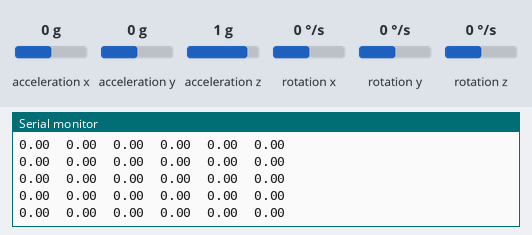
Bench run of a sketch on a simulated Arduino Uno, built with avr-gcc and run on an emulated ATmega328P. Shown: the last lines printed to the serial monitor. The inputs (shaded band) are chosen by the test bench; at power-on: acceleration x 0 g, acceleration y 0 g, rotation x 0 °/s, acceleration z 1 g, rotation y 0 °/s, rotation z 0 °/s.

Above: at 6.1 s.
6.2 s: acceleration x set to 0.8 g
At 7.2 s:
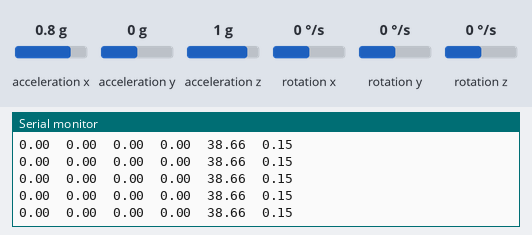
9.2 s: acceleration y set to -1.4 g
At 9.9 s:
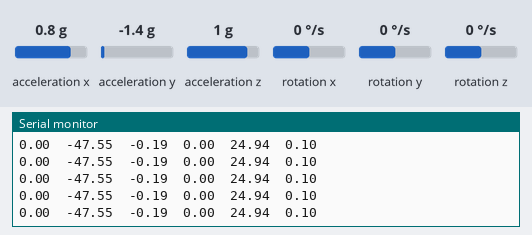
10.7 s: rotation x set to -192 °/s
At 11.6 s:
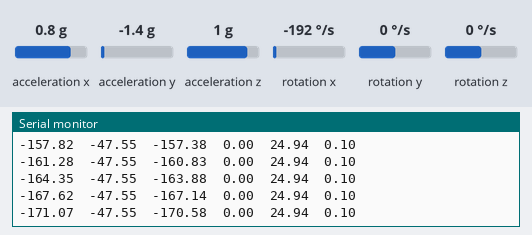
13.7 s: acceleration x set to -1.4 g
At 14.8 s:
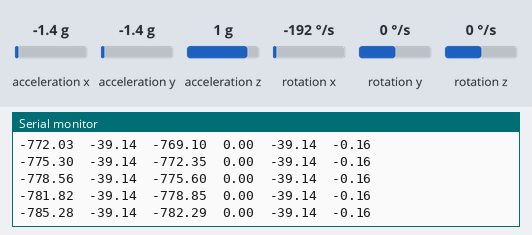
16.7 s: acceleration x set to 0 g
At 17.2 s:
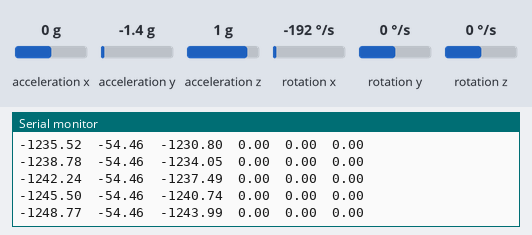
Timing chart, 0 to 19.7 s (numbered marks = the images above; inputs shaded):
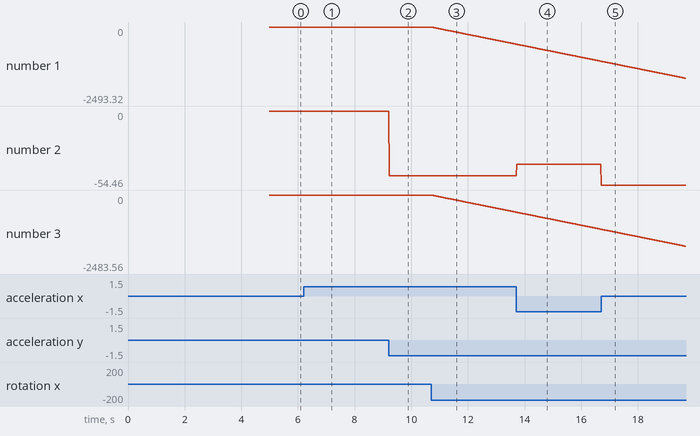

The sketch:

filtro_complementarios.ino
```cpp
#include <Wire.h>
#include <MPU6050.h>

MPU6050 mpu;
unsigned long previousTime = 0;
float gyroXrate, angleX = 0;
float gyroYrate, angleY = 0;
float gyroXOffset = 0;
float gyroYOffset = 0;
float ax, ay, az = 0;
float alpha = 0.996;

// Función para calcular los offsets del giroscopio
void calibrateGyro() {
  int numReadings = 1000;
  long gyroXSum = 0;
  long gyroYSum = 0;

  Serial.println("Calibrando giroscopio...");

  for (int i = 0; i < numReadings; i++) {
    int16_t gyroXRaw, gyroYRaw, gyroZRaw;
    mpu.getRotation(&gyroXRaw, &gyroYRaw, &gyroZRaw);

    // Sumar lecturas del giroscopio en X
    gyroXSum += gyroXRaw;
    gyroYSum += gyroYRaw;

    delay(3);  // Pequeño retardo entre lecturas
  }

  // Calcular el promedio de las lecturas
  gyroXOffset = gyroXSum / numReadings;
  gyroYOffset = gyroYSum / numReadings;

  Serial.print("Offset del giroscopio en X: ");
  Serial.println(gyroXOffset);
}

void setup() {
  Wire.begin();
  Serial.begin(115200);

  // Inicializar el MPU6050
  mpu.initialize();

  // Calibrar giroscopio para obtener los offsets
  calibrateGyro();
}

void loop() {
  // Tiempo actual en milisegundos
  unsigned long currentTime = millis();
  float deltaTime = (currentTime - previousTime) / 1000.0; // Tiempo entre lecturas en segundos

  // Leer las velocidades angulares del giroscopio
  int16_t gyroXRaw, gyroYRaw, gyroZRaw;
  int16_t axr, ayr, azr;
  mpu.getRotation(&gyroXRaw, &gyroYRaw, &gyroZRaw);
  mpu.getAcceleration(&axr, &ayr, &azr);

  // Compensar el offset del giroscopio
  gyroXRaw -= gyroXOffset;
  gyroYRaw -= gyroYOffset;

  // Convertir la lectura cruda del giroscopio a grados/segundo
  gyroXrate = gyroXRaw / 131; // 131.0 para un rango de 250 grados/segundo (predeterminado)
  gyroYrate = gyroYRaw / 131;


  // Integrar para obtener el ángulo en el eje X
  angleX += gyroXrate * deltaTime;
  angleY += gyroYrate * deltaTime;

  ax = axr* 9.81 / 17480;
  ay = ayr * 9.81 / 17480;
  az = azr * 9.81 / 17480;

  float pitch = atan2(ay, sqrt(ax * ax + az * az)) * (180.0 / PI);
  float roll = atan2(ax, sqrt(ay * ay + az * az)) * (180.0 / PI);

  float angleXc=  alpha*(angleXc + angleX) + (1-alpha)*pitch;
  float angleYc=  alpha*(angleYc + angleY) + (1-alpha)*roll;
  Serial.print(angleX);Serial.print("\t");Serial.print(pitch); Serial.print("\t");Serial.print(angleXc);Serial.print("\t");Serial.print(angleY);Serial.print("\t");Serial.print(roll);Serial.print("\t");Serial.println(angleYc);


  // Actualizar el tiempo anterior
  previousTime = currentTime;

  delay(10); // Pequeño retardo para suavizar la salida
}
```

Measured:
- after the input at 6.2 s, the serial monitor: prints a new line at once (image 1)
- after the input at 9.2 s, the serial monitor: prints a new line at once (image 2)
- after the input at 10.7 s, the serial monitor: prints a new line at once (image 3)
- plotted number 1: 0 → -576.96 after the input at 10.7 s
- plotted number 2: 0 → -47.55 after the input at 9.2 s
- plotted number 3: 0 → -0.19 after the input at 9.2 s, -0.19 → -574.84 after the input at 10.7 s
